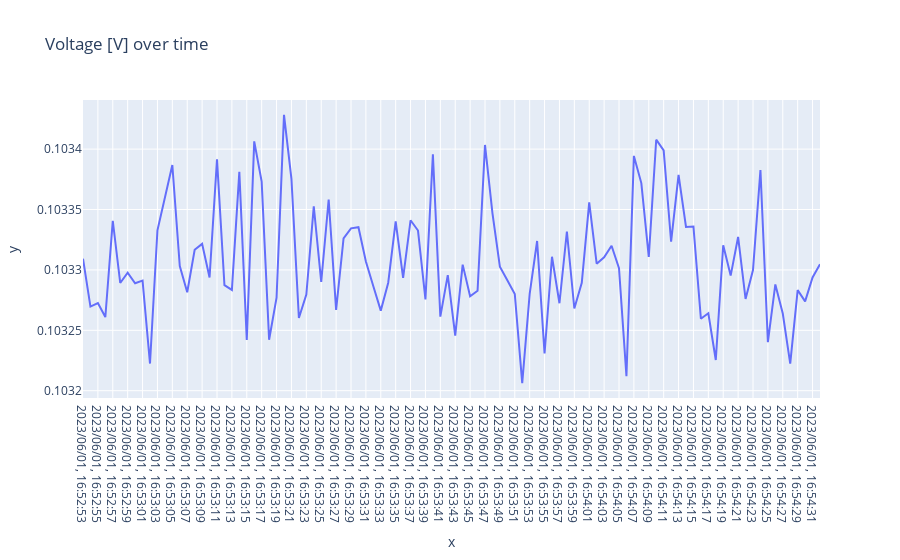

Notebook code for this chart:
### Markdown cell above
Read data from file and plot

### Code cell
fig_V = px.line(x = averaged_dictionary['AIN56']['Time'], y = averaged_dictionary['AIN56']['V [V]'], title='Voltage [V] over time')
fig_V.show()
